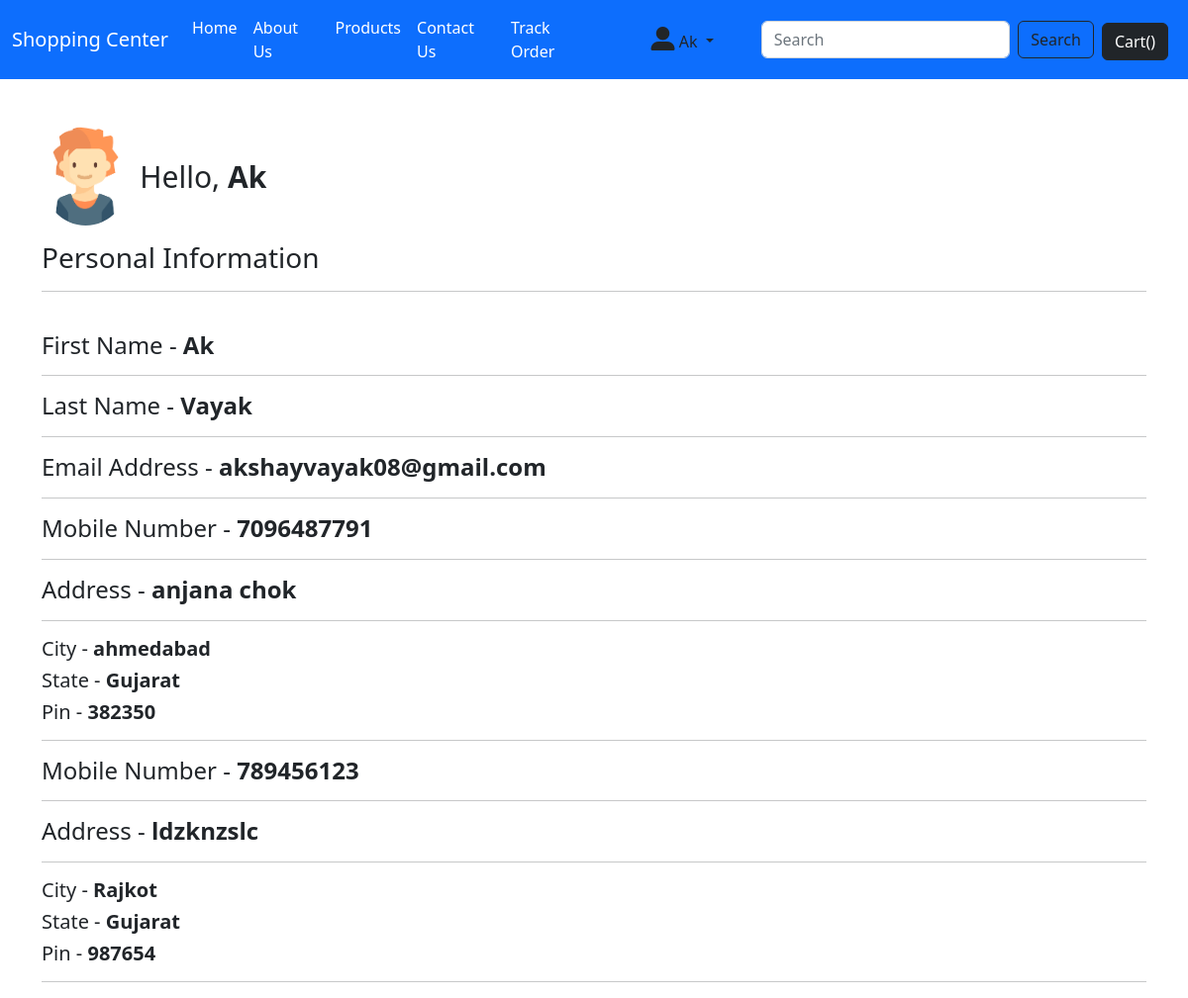
Screenshot of /card/profile/ (signed in) with the database file from the repository.
### card/models.py (models this page shows, shortened)
class userorder(models.Model):
    id = models.AutoField(primary_key=True)
    user = models.ForeignKey(User, on_delete=models.CASCADE)
    date = models.DateTimeField(default=now)
    order_id = models.IntegerField(default=0)
    o_name = models.CharField(max_length=50,default="")
    o_mobile = models.IntegerField(default=0)
    o_address = models.CharField(max_length=1000,default="")
    o_city = models.CharField(max_length=50,default="")
    o_state = models.CharField(max_length=50,default="")
    o_pin = models.IntegerField(default=0)

### card/views.py (the view)
# urls.py: path("profile/",views.userprofile,name="userprofile"),
def userprofile(request):
    user = request.user
    orderdetail = userorder.objects.filter(user=user)
    userprofile = User.objects.filter(username=user)
    if orderdetail.exists():
        return render(request,"card/profile.html",{"users":userprofile,"orderdetail":orderdetail})
    return render(request,"card/profile.html",{"users":userprofile})

### card/templates/card/profile.html (shortened to what this page needs)
{% extends 'card/basic.html' %}
{% block content %}
<div class="container mt-5">
    {% for i in users %}
    <div class="main">
        <div class="profile">
            <div class="image">
                <img src="/static/card/user.png" alt="">
            </div>
            <div class="username">
                Hello, <br>
                <b class="mx-2"> {{i.username}}</b>
            </div>
        </div>
        <div class="personal mt-3">
            <h3>Personal Information</h3><hr><br>
            <h4>First Name - <b>{{i.first_name}}</b></h4><hr>
            <h4>Last Name - <b>{{i.last_name}}</b></h4><hr>
            <h4>Email Address - <b>{{i.email}}</b></h4><hr>
        </div>
    </div>
    {% endfor %}
    {% for item in orderdetail %}
    <div class="main">
        <div class="personal">
            <h4>Mobile Number - <b>{{item.o_mobile}}</b></h4><hr>
            <h4>Address - <b>{{item.o_address}}</b></h4><hr>
            <h5>City - <b>{{item.o_city}}</b></h5>
            <h5>State - <b>{{item.o_state}}</b></h5>
            <h5>Pin - <b>{{item.o_pin}}</b></h5><hr>
        </div>
    </div>
    {% endfor %}
</div>
{% endblock %}

### card/templates/card/basic.html (shortened to what this page needs)
<!DOCTYPE html>
<html lang="en">
<head>
  <link href="https://maxcdn.bootstrapcdn.com/font-awesome/4.2.0/css/font-awesome.min.css" rel="stylesheet">
  <link href="https://cdn.jsdelivr.net/npm/bootstrap@5.2.0-beta1/dist/css/bootstrap.min.css" rel="stylesheet"
 />
</head>
<body>
  <nav class="navbar navbar-expand-lg navbar-dark bg-primary">
    <div class="container-fluid">
      <a class="navbar-brand" href="/">Shopping Center</a>
      <div class="collapse navbar-collapse" id="navbarSupportedContent">
        <ul class="navbar-nav me-auto mb-2 mb-lg-0">
          <li class="nav-item">
            <a class="nav-link active" aria-current="page" href="/">Home</a>
          </li>
          <li class="nav-item">
            <a class="nav-link active" href="/card/about">About Us</a>
          </li>
          <li class="nav-item">
            <a class="nav-link active" href="/card/product/">Products</a>
          </li>
          <li class="nav-item">
            <a class="nav-link active" href="/card/contact/">Contact Us</a>
          </li>
          <li class="nav-item">
            <a class="nav-link active" href="/card/track/">Track Order</a>
          </li>
        </ul>
        {% if user.is_authenticated %}
        <div class="nav-item dropdown mx-5">
          <a class="nav-link dropdown-toggle" href="#" id="navbarDropdown" role="button" data-bs-toggle="dropdown"
            aria-expanded="false">
            <i style='font-size:24px; display: inline;' class='fas'>&#xf406;</i>
            <h6 class="users" style="display: inline;">{{request.user}}</h6>
          </a>
        </div>
        {% endif %}
        <form action="/card/search/" class="d-flex" role="search" method="get">
          <input class="form-control me-2" type="search" name="search" id="search" placeholder="Search"
            aria-label="Search" />
          <button class="btn btn-outline-dark" type="submit">Search</button>
        </form>
        <div class="containers mt-1">
          <form action="/card/order/" method="post">{% csrf_token %}
            <button class="btn btn-dark mx-2" id="cartitem">Cart()</button>
          </form>
        </div>
      </div>
    </div>
  </nav>
  {% block content %}{% endblock %} {% block container %}{% endblock %}
</body>
</html>

### card/templates/card/profile.html (style rules this page uses)
.container .main { height: 100%; width: auto; }
.container .main .profile { height: 100px; display: flex; justify-content: left; align-items: center; }
.container .main .profile .image { height: 100%; width: 8%; border-radius: 10px; }
.container .main .profile .image img { height: 100%; width: 100%; border-radius: 50%; }
.container .main .profile .username { height: 100%; width: auto; display: flex; justify-content: center; align-items: center; margin-left: 10px; font-size: 30px; }
.container .main .personal { height: 100%; width: auto; }

### rows the page displays
userorder: o_mobile "7096487791", o_address "anjana chok", o_city "ahmedabad", o_state "Gujarat", o_pin "382350"
userorder: o_mobile "789456123", o_address "ldzknzslc", o_city "Rajkot", o_state "Gujarat", o_pin "987654"

### other values shown
{{ request.user }} "Ak"
{{ i.username }} "Ak"
{{ i.first_name }} "Ak"
{{ i.last_name }} "Vayak"
{{ i.email }} "akshayvayak08@gmail.com"
